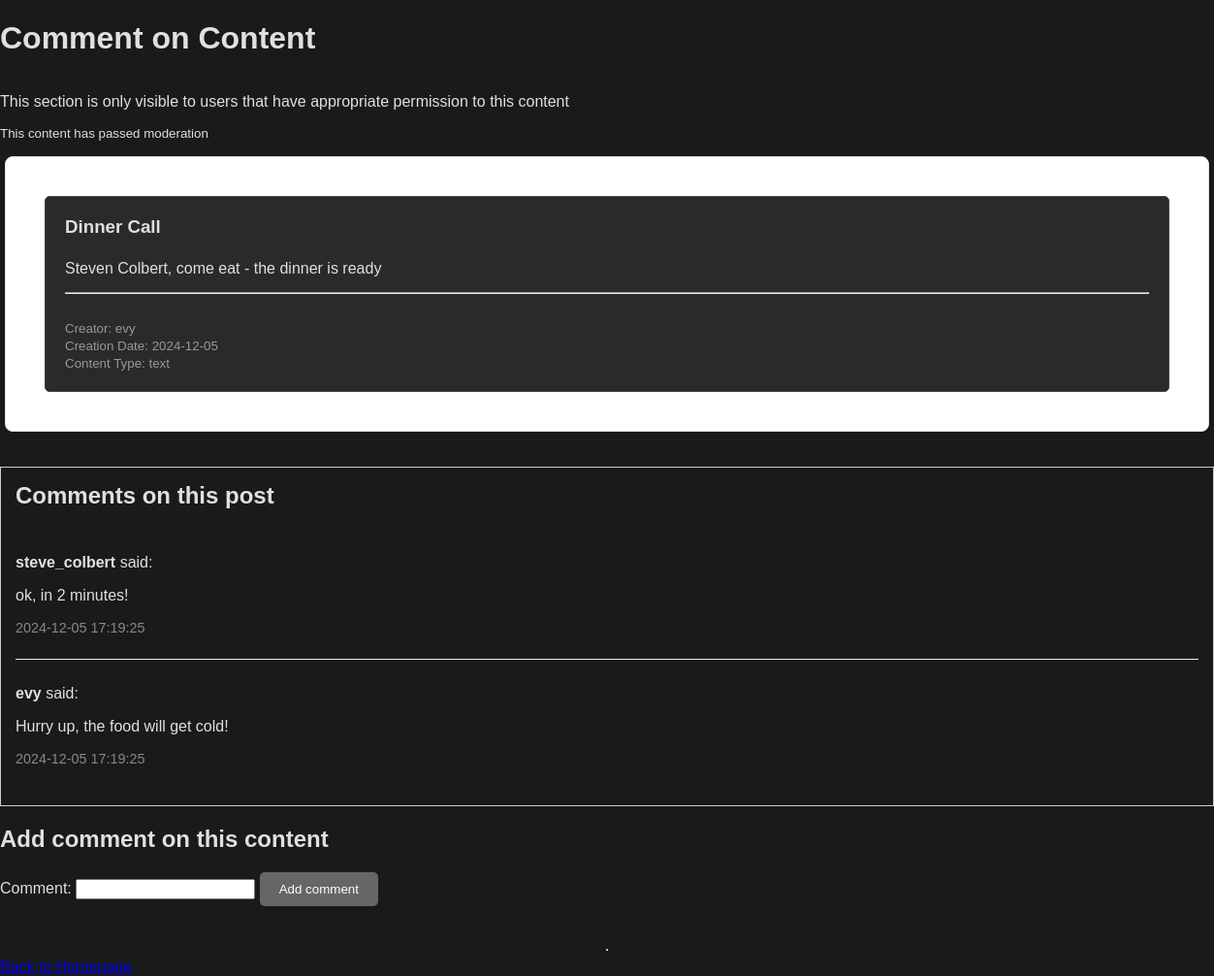
The page /App/comment_on_content.php?content_id=9 (signed in) on the database its author committed.
### App/comment_on_content.php (the view, shortened to what this page needs)
<!DOCTYPE html>
<html lang="en">
<link rel="stylesheet" type = "text/css" href="./css/comment_on_content.css" />
<head>
</head>
<?php
$member_id = $_SESSION['member_id'];
$content_id = $_GET['content_id'];
$host = 'localhost';
$db   = 'cosn';
$user = 'root';
$pass = '';
$dsn = "mysql:host=$host;dbname=$db";
$options = [
    PDO::ATTR_ERRMODE            => PDO::ERRMODE_EXCEPTION,
    PDO::ATTR_DEFAULT_FETCH_MODE => PDO::FETCH_ASSOC,
];
try {
     $pdo = new PDO($dsn, $user, $pass, $options);
} catch (\PDOException $e) {
     exit('Database connection failed: ' . $e->getMessage());
}
$sql = $pdo->prepare("
    SELECT
        content_id, m.username, content_type, content_data, content_creation_date, content_title, moderation_status,
        cpp.content_public_permission_type AS content_permission_type, 'public' as content_feed_type
    FROM
        cosn.content as cont
    INNER JOIN cosn.content_public_permissions as cpp
        ON cont.content_id = cpp.target_content_id
    INNER JOIN cosn.members as m
        ON cont.creator_id = m.member_id
    WHERE
        content_id = :content_id AND
        cpp.content_public_permission_type in ('comment') AND
        moderation_status = 'approved'
    UNION
    SELECT
        content_id, m.username, content_type, content_data, content_creation_date, content_title, moderation_status,
        cmp.content_permission_type AS content_permission_type, 'private' as content_feed_type
    FROM
        cosn.content as cont
    INNER JOIN cosn.content_member_permission as cmp
        ON cont.content_id = cmp.target_content_id
    INNER JOIN cosn.members as m
        ON cont.creator_id = m.member_id
    WHERE
        content_id = :content_id AND
        cmp.authorized_member_id = :logged_in_member_id AND
        cmp.content_permission_type in ('comment') AND
        moderation_status = 'approved'
    UNION
    SELECT
        content_id, m.username, content_type, content_data, content_creation_date, content_title, moderation_status,
        cgp.content_group_permission_type AS content_permission_type, 'group' as content_feed_type
    FROM
        cosn.content as cont
    INNER JOIN cosn.content_group_permissions as cgp
        ON cont.content_id = cgp.target_content_id
    INNER JOIN cosn.groups as g
        ON g.group_id = cgp.target_group_id
    INNER JOIN cosn.group_members as gm
        on gm.joined_group_id = g.group_id
    INNER JOIN cosn.members as m
        ON m.member_id = gm.participant_member_id
    WHERE
        content_id = :content_id AND
        moderation_status = 'approved' AND
        m.member_id = :logged_in_member_id AND
        cgp.content_group_permission_type in ('comment')
    ORDER BY content_id, content_feed_type
    ");
$sql->execute(['logged_in_member_id' => $member_id, 'content_id'=>$content_id]);
$readPermissionExists = $sql->fetch();
try {
    $pdo2 = new PDO($dsn, $user, $pass, $options);
} catch (\PDOException $e) {
    exit('Database connection failed: ' . $e->getMessage());
}
$sqlContent = $pdo2->prepare('SELECT content_type, content_title, content_data FROM content WHERE content_id = :content_id');
$sqlContent->execute(['content_id' => $content_id]);
$contentDetails = $sqlContent->fetch(PDO::FETCH_ASSOC);
$content_type = $contentDetails['content_type'];
$content_title = $contentDetails['content_title'];
$content_data = $contentDetails['content_data'];
try {
    $pdo_comment = new PDO($dsn, $user, $pass, $options);
} catch (\PDOException $e) {
    exit('Database connection failed: ' . $e->getMessage());
}
$commentContent = $pdo_comment->prepare('
SELECT content_comment_id, commenter_member_id, comment_text, target_content_id, datetime_comment, m.username
FROM content_comment as cc
    INNER JOIN members as m
        ON cc.commenter_member_id = m.member_id
WHERE target_content_id = :content_id
ORDER BY datetime_comment DESC'
);
$commentContent->execute(['content_id' => $content_id]);
$commentDetails = $commentContent->fetchAll(PDO::FETCH_ASSOC);
?>
<!DOCTYPE html>
<html lang="en">
<head>
</head>
<body>
    <h1>Comment on Content</h1>
    <p>This section is only visible to users that have appropriate permission to this content</p>
    <small>This content has passed moderation</small>
    <div class="view-content-container">
        <div class="feed-item">
            <h3><?php echo htmlspecialchars($content_title); ?></h3>
            <?php
            switch($content_type) {
                case 'text':
                    echo '<p>' . nl2br(htmlspecialchars($content_data)) . '</p>';
                    break;
            }
            ?>
            <hr>
            <small>
                <br>Creator: <?php echo htmlspecialchars($readPermissionExists['username']); ?>
                <br>Creation Date: <?php echo htmlspecialchars($readPermissionExists['content_creation_date']); ?>
                <br>
                Content Type: <?php echo htmlspecialchars($content_type); ?>
            </small>
        </div>
    </div>
    <div class="comments-container">
    <h2>Comments on this post</h2>
    <?php foreach ($commentDetails as $comment): ?>
        <div class="comment">
            <p><strong><?php echo htmlspecialchars($comment['username']); ?></strong> said:</p>
            <p><?php echo nl2br(htmlspecialchars($comment['comment_text'])); ?></p>
            <p class="comment-date"><?php echo $comment['datetime_comment']; ?></p>
        </div>
    <?php endforeach; ?>
</div>
<form id="commentForm"  method="POST">
    <h2>Add comment on this content</h2>
    <label for="comment">Comment:</label>
    <input type="text" id="comment" name="comment" required>
    <button type="submit" name="add_comment">Add comment</button>
</form>
    <br><br>
    <hr>
<a href="Homepage.php">Back to Homepage</a>
</html>

### App/css/comment_on_content.css (style rules this page uses)
body { background-color: #1a1a1a; color: #e0e0e0; font-family: Arial, sans-serif; transition: background-color 0.3s, color 0.3s; display: flex; flex-direction: column; min-height: 100vh; margin: 0; }
button { padding: 10px 20px; border: none; background-color: #666; color: #ffffff; border-radius: 5px; cursor: pointer; }
.view-content-container { background-color: #ffffff; border-radius: 8px; box-shadow: 0 2px 4px rgba(0, 0, 0, 0.1); border: 1px solid #e0e0e0; padding: 20px; margin: 16px 0; width: 100%; max-width: 1200px; margin-left: auto; margin-right: auto; }
.view-content-container p { color: #666666; line-height: 1.6; margin-bottom: 12px; }
.feed-item { background-color: #2a2a2a; border: 1px solid #444; border-radius: 5px; padding: 20px; margin: 20px; box-sizing: border-box; }
.feed-item h3 { color: #e0e0e0; margin-top: 0; }
.feed-item p { color: #e0e0e0; line-height: 1.6; }
.feed-item small { color: #999999; }
.comments-container { border: 1px solid #ccc; padding: 15px; margin-top: 20px; }
.comments-container h2 { margin-top: 0; }
.comment { border-bottom: 1px solid #eee; padding: 10px 0; }
.comment:last-child { border-bottom: none; }
.comment-date { font-size: 0.9em; color: #888; }

### rows shown on the page
content: content_title "Dinner Call", content_data "Steven Colbert, come eat - the dinner is ready", content_type "text"
content_comment: commenter_member.username "steve_colbert", comment_text "ok, in 2 minutes!", datetime_comment "2024-12-05 17:19:25"
content_comment: commenter_member.username "evy", comment_text "Hurry up, the food will get cold!", datetime_comment "2024-12-05 17:19:25"

### other values the page prints
$readPermissionExists['username'] "evy"
$readPermissionExists['content_creation_date'] "2024-12-05"
